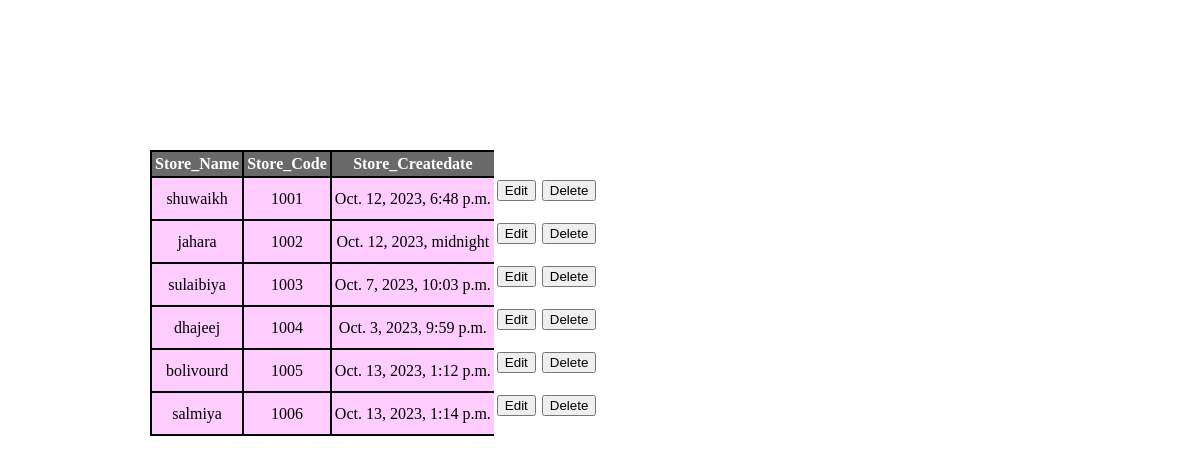
The app's page /store_display with its own data.
### tsc/models.py (models this page shows, shortened)
class tsc_stores(models.Model):
    store_name = models.CharField(max_length=100)
    store_code = models.CharField(max_length=4)
    store_createdate = models.DateTimeField(default=datetime.now())

### tsc/views.py (the view)
# urls.py: path("store_display",views.display,name="display"),
def display(request):
    POST = tsc_stores.objects.all()
    return render(request,"display.html",{"POST":POST})

### templates/display.html (shortened to what this page needs)
{% load static %}
<html lang="en">
<head>
    <link rel="stylesheet" href="{% static 'display.css' %}">
</head>
<body>
<div class="container">
    <table>
        <tr>
            <th>Store_Name</th>
            <th> Store_Code</th>
            <th>Store_Createdate </th>
            <th style="border-style:hidden;background-color:white"> </th>
            <th style="border-style:hidden;background-color:white"> </th>
        </tr>
        {% for i in POST %}
        <tr>
            <td>{{ i.store_name }}</td>
            <td>{{ i.store_code }}</td>
            <td>{{ i.store_createdate }}</td>
            <td style="border-style:hidden;background-color:white">
            <form method="POST" action="{% url 'storeEdit' i.id %}" enctype="multipart/form-data"> {% csrf_token %}
                <input type="submit" value="Edit">
            </form>  </td>
            <td style="border-style:hidden;background-color:white">
            <form method="POST" action="{% url 'store_delete' i.id %}" enctype="multipart/form-data"> {% csrf_token %}
                <input type="submit" value="Delete">
            </form>
            </td>
        </tr>
        {% endfor %}
    </table>
</div>
</body>
</html>

### photos/statics/display.css (style rules this page uses)
table , th , td { border:2px solid black; border-collapse:collapse; margin : 0; padding: 3px; }
td { text-align:center; background-color:#ffccff; }
th { color:white; background-color:#696969; }
.container { position:absolute; left : 150; top : 150 ; }

### records on screen
tsc_stores: store_name "shuwaikh", store_code "1001", store_createdate "Oct. 12, 2023, 6:48 p.m."
tsc_stores: store_name "jahara", store_code "1002", store_createdate "Oct. 12, 2023, midnight"
tsc_stores: store_name "sulaibiya", store_code "1003", store_createdate "Oct. 7, 2023, 10:03 p.m."
tsc_stores: store_name "dhajeej", store_code "1004", store_createdate "Oct. 3, 2023, 9:59 p.m."
tsc_stores: store_name "bolivourd", store_code "1005", store_createdate "Oct. 13, 2023, 1:12 p.m."
tsc_stores: store_name "salmiya", store_code "1006", store_createdate "Oct. 13, 2023, 1:14 p.m."
